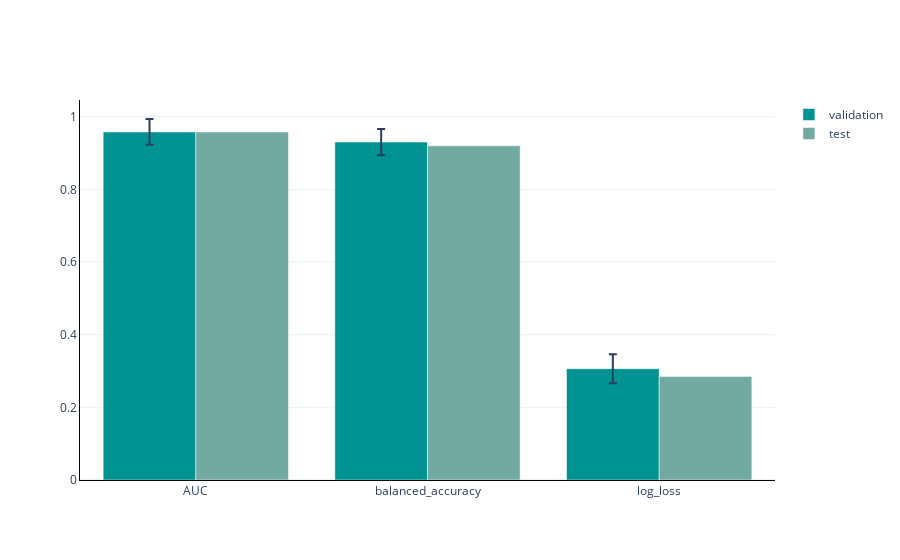

Write notebook code for a chart like this one.
### Code cell
from util.plotting import plot_validation_vs_test_performance

plot_validation_vs_test_performance(iml_result=result, result_path=ml_result_path)

### Figure 1 — Plotly figure (JSON) as saved in the notebook; plotly's stock layout.template omitted (floating-point values rounded to 4 significant figures)
{"data": [{"error_y": {"array": [0.03561, 0.03595, 0.03996], "type": "data"}, "marker": {"color": "rgb(0, 147, 146)"}, "name": "validation", "type": "bar", "x": ["AUC", "balanced_accuracy", "log_loss"], "y": [0.9581, 0.9302, 0.3065]}, {"marker": {"color": "rgb(114, 170, 161)"}, "name": "test", "type": "bar", "x": ["AUC", "balanced_accuracy", "log_loss"], "y": [0.958, 0.92, 0.2852]}], "layout": {"barmode": "group", "xaxis": {"linecolor": "black", "linewidth": 1, "showline": true}, "yaxis": {"linecolor": "black", "linewidth": 1, "showline": true}}}
